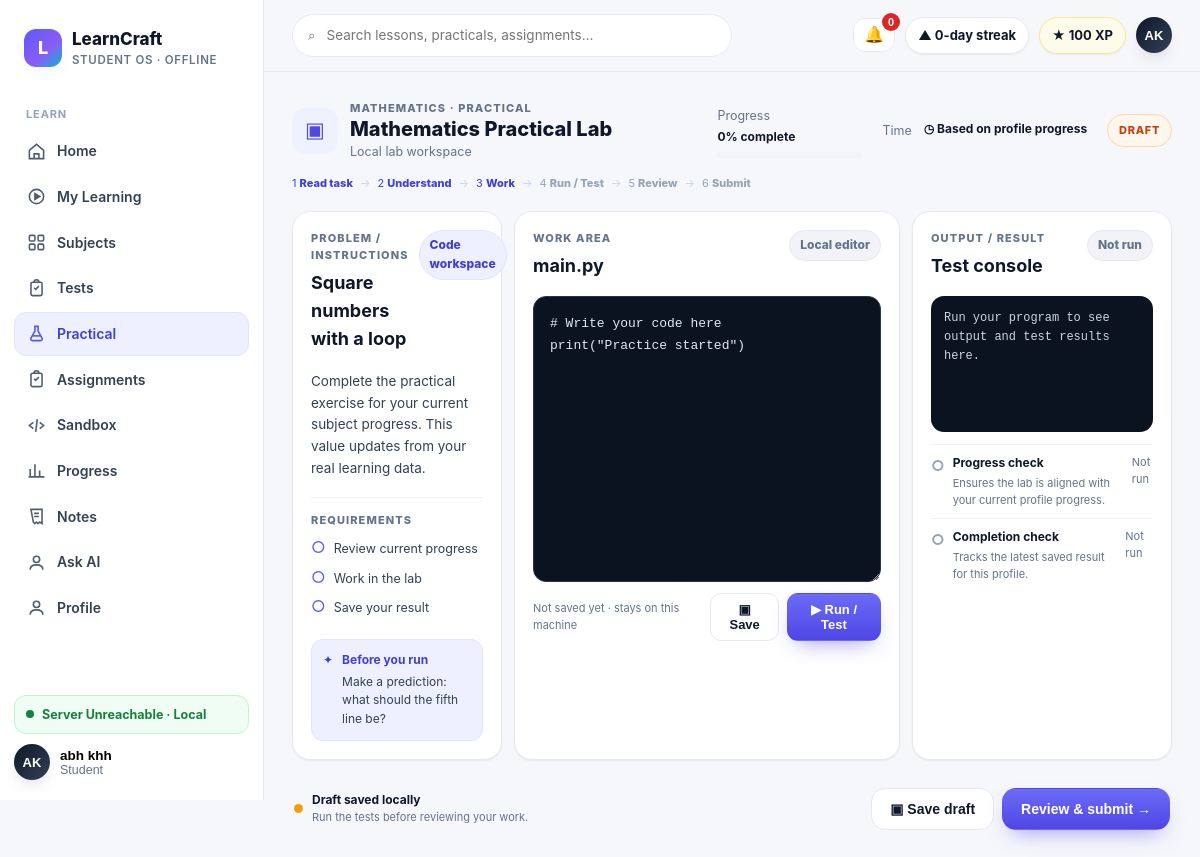
/practical (signed in), run on the app's committed database.
### tables this page shows
CREATE TABLE users (
            id INTEGER PRIMARY KEY AUTOINCREMENT,
            name TEXT NOT NULL,
            email TEXT NOT NULL UNIQUE,
            password_hash TEXT NOT NULL,
            role TEXT NOT NULL DEFAULT 'STUDENT',
            avatar TEXT,
            bio TEXT,
            created_at TIMESTAMP NOT NULL DEFAULT CURRENT_TIMESTAMP,
            updated_at TIMESTAMP NOT NULL DEFAULT CURRENT_TIMESTAMP
        );

CREATE TABLE academic_subjects (
            subject_id TEXT PRIMARY KEY,
            board TEXT NOT NULL,
            class_level TEXT NOT NULL,
            academic_year TEXT NOT NULL,
            slug TEXT NOT NULL,
            name TEXT NOT NULL,
            description TEXT NOT NULL DEFAULT '',
            source_version TEXT NOT NULL,
            UNIQUE(board, class_level, academic_year, slug)
        );

### app/main.py (the view)
@app.route("/practical")
@require_auth
def practical():
    user = current_user()
    subjects = student_subjects(user["id"])
    subject = next((item for item in subjects if item["progress"] > 0), subjects[0]) if subjects else {
        "name": "Practice",
        "slug": "physics",
        "bg": "#FFF7ED",
        "color": "#EA580C",
        "progress": 0,
        "current_chapter": "Start your first practical"
    }
    workspace = {
        "subject": subject["name"],
        "subject_bg": subject["bg"],
        "subject_color": subject["color"],
        "title": f"{subject['name']} Practical Lab",
        "environment": "Local lab workspace",
        "step": f"{subject['progress']}% complete",
        "progress": subject["progress"],
        "time": "Based on profile progress",
        "mode": "code",
        "instructions": "Complete the practical exercise for your current subject progress. This value updates from your real learning data.",
        "requirements": ["Review current progress", "Work in the lab", "Save your result"],
        "starter_code": "# Write your code here\nprint(\"Practice started\")\n",
        "tests": [
            {"id": "p1", "name": "Progress check", "detail": "Ensures the lab is aligned with your current profile progress."},
            {"id": "p2", "name": "Completion check", "detail": "Tracks the latest saved result for this profile."},
        ],
    }
    return render_template("pages/practical.html", title="Practical",
                           practicals=[{"title": workspace["title"], "subject": subject["name"], "status": "In progress", "progress": subject["progress"], "href": "/practical"}],
                           workspace=workspace,
                           **shell_ctx("practical", user))

### app/database/connection.py (called while the page is built)
def resolve_db_path():
    configured = os.environ.get("LEARNCRAFT_DB_PATH")
    if configured:
        return Path(configured)
    return DATA_DIR / "learncraft.db"

def get_connection():
    db_path = resolve_db_path()
    db_path.parent.mkdir(parents=True, exist_ok=True)
    connection = sqlite3.connect(db_path)
    connection.row_factory = sqlite3.Row
    return connection

def _row_to_dict(row):
    return dict(row) if row else None

def get_user_by_id(user_id):
    connection = get_connection()
    user = connection.execute("SELECT * FROM users WHERE id = ?", (int(user_id),)).fetchone()
    connection.close()
    return _row_to_dict(user)

def user_payload(user):
    if not user:
        return None
    user_data = dict(user)
    user_data.pop("password_hash", None)
    return user_data

def get_user_progress(user_id):
    connection = get_connection()
    rows = connection.execute(
        "SELECT * FROM learning_progress WHERE user_id = ? ORDER BY updated_at DESC",
        (int(user_id),),
    ).fetchall()
    connection.close()
    return [dict(row) for row in rows]

### app/main.py (called while the page is built, shortened)
def current_user():
    user_id = session.get("user_id")
    if not user_id:
        return None
    return user_payload(get_user_by_id(user_id))

def is_teacher_user(user=None):
    return bool(user) and user.get("role") in {"TEACHER", "ADMIN"}

def require_auth(view):
    @wraps(view)
    def wrapped(*args, **kwargs):
        user = current_user()
        return view(*args, **kwargs)
    return wrapped

def build_student_profile(user=None):
    profile = {"name": "Student", "roll_no": "Student", "avatar": "LC", "level": 1,
               "xp": 0, "streak_days": 0, "overall_progress": 0, "rank": None}
    if user is None:
        return profile
    rows = get_user_progress(user["id"])
    completed = sum(row["status"] == "completed" for row in rows)
    overall = round(sum(row["percent_complete"] for row in rows) / len(rows)) if rows else 0
    profile.update({"name": user.get("name") or "Student", "avatar": (user.get("avatar") or "LC").upper(),
                   "roll_no": user.get("roll_no") or "Student", "xp": completed * 100,
                   "overall_progress": overall, "level": 1 + completed // 5})
    return profile

### app/services/content_catalog.py (called while the page is built)
def _read_feature(filename: str) -> dict:
    path = FEATURES_DIR / filename
    if not path.exists():
        return {"subjects": []}
    return _read_json(path)

def list_class9_subjects() -> list[dict]:
    return _read_feature("class9_curriculum.json").get("subjects", [])

### frontend/templates/pages/practical.html (shortened to what this page needs)
{% extends "base.html" %}
{% block content %}
<div class="workspace-topbar">
  <div class="workspace-context"><div class="workspace-subject" style="background:{{ workspace.subject_bg }};color:{{ workspace.subject_color }}">▣</div><div><div class="eyebrow">{{ workspace.subject }} · Practical</div><div class="workspace-title">{{ workspace.title }}</div><div class="caption">{{ workspace.environment }}</div></div></div>
  <div class="workspace-meta"><div><span class="caption">Progress</span><strong>{{ workspace.step }}</strong><div class="pbar"><i style="width:{{ workspace.progress }}%"></i></div></div><div class="workspace-time"><span class="caption">Time</span><strong>◷ {{ workspace.time }}</strong></div><span class="state-pill draft" id="practicalState">DRAFT</span></div>
</div>
<div class="workspace-steps"><span class="active">1 <b>Read task</b></span><span class="active">2 <b>Understand</b></span><span class="active">3 <b>Work</b></span><span>4 <b>Run / Test</b></span><span>5 <b>Review</b></span><span>6 <b>Submit</b></span></div>
<div class="practical-workspace" data-mode="{{ workspace.mode }}">
  <section class="workspace-panel task-panel"><div class="panel-heading"><div><div class="eyebrow">Problem / instructions</div><div class="h2" style="margin-top:5px">Square numbers with a loop</div></div><span class="badge info">{{ workspace.mode|capitalize }} workspace</span></div><p class="task-copy">{{ workspace.instructions }}</p><div class="requirements"><div class="eyebrow">Requirements</div>{% for item in workspace.requirements %}<div class="requirement"><span>○</span>{{ item }}</div>{% endfor %}</div><div class="tip-box"><span>✦</span><div><b>Before you run</b><p>Make a prediction: what should the fifth line be?</p></div></div></section>
  <section class="workspace-panel editor-panel"><div class="panel-heading"><div><div class="eyebrow">Work area</div><div class="h2" style="margin-top:5px">main.py</div></div><span class="badge muted">Local editor</span></div><textarea id="practicalCode" class="practical-editor" spellcheck="false" aria-label="Python code editor">{{ workspace.starter_code }}</textarea><div class="editor-actions"><span class="caption" id="saveInfo">Not saved yet · stays on this machine</span><button class="btn btn-secondary btn-sm" onclick="savePractical()">▣ Save</button><button class="btn btn-primary btn-sm" onclick="runPractical()">▶ Run / Test</button></div></section>
  <section class="workspace-panel result-panel"><div class="panel-heading"><div><div class="eyebrow">Output / result</div><div class="h2" style="margin-top:5px">Test console</div></div><span class="badge muted" id="testSummary">Not run</span></div><div class="console-output" id="practicalOutput">Run your program to see output and test results here.</div><div class="test-list">{% for test in workspace.tests %}<div class="test-row" id="test-{{ test.id }}"><span class="test-icon">○</span><div><b>{{ test.name }}</b><small>{{ test.detail }}</small></div><span class="test-status">Not run</span></div>{% endfor %}</div></section>
</div>
<div class="workspace-footer"><div class="draft-note"><span class="state-dot"></span><div><b id="footerState">Draft saved locally</b><small id="footerDetail">Run the tests before reviewing your work.</small></div></div><div class="workspace-actions"><button class="btn btn-secondary" onclick="savePractical()">▣ Save draft</button><button class="btn btn-primary" onclick="openPracticalReview()">Review &amp; submit →</button></div></div>
{% endblock %}

### frontend/templates/base.html (shortened to what this page needs)
<!DOCTYPE html>
<html lang="en">
<head>
<link rel="stylesheet" href="/static/css/design-system.css">
</head>
<body>
{% from "components.html" import icon %}
<div class="shell">
  <aside class="sidebar" id="sidebar">
    <div class="brand"><div class="brand-mark">L</div><div><div class="brand-name">LearnCraft</div><div class="brand-sub">Student OS · Offline</div></div></div>
    <nav class="nav">
      <div class="nav-label">Learn</div>
      {% for item in nav %}
      <a class="nav-item {% if active == item.slug %}active{% endif %}" href="{{ item.href }}">{{ icon(item.icon) }}{{ item.label }}
      </a>
      {% endfor %}
    </nav>
    <div class="side-foot">
      <div class="offline-pill" data-network-pill><span class="dot pulse"></span><span>Offline Mode · Local</span></div>
      <div class="profile-menu-wrap sidebar-profile-wrap">
        <button class="mini-profile profile-trigger" type="button" aria-expanded="false" aria-controls="sidebarProfileMenu">
          <div class="avatar">{{ student.avatar }}</div>
          <div><div style="font-weight:800;font-size:13.5px">{{ student.name }}</div><div class="caption">{{ student.roll_no }}</div></div>
        </button>
      </div>
    </div>
  </aside>
  <div class="main">
    <div class="topbar">
      <div class="search">⌕ <input id="globalSearch" placeholder="Search lessons, practicals, assignments…" oninput="filterCards(this.value)"></div>
      <div class="top-actions">
        {% if not is_teacher %}
        <div class="notif-wrap">
          <button class="notif-btn" id="notifBell" type="button" aria-expanded="false" aria-controls="notifMenu" aria-label="Notifications">🔔<span class="notif-count" id="notifCount" hidden>0</span></button>
        </div>
        {% endif %}
        <span class="pill">▲ {{ student.streak_days }}-day streak</span>
        <span class="pill xp">★ {{ student.xp }} XP</span>
        <div class="profile-menu-wrap top-profile-wrap">
          <button class="profile-trigger top-profile-trigger" type="button" aria-expanded="false" aria-controls="topProfileMenu">
            <div class="avatar">{{ student.avatar }}</div>
          </button>
        </div>
      </div>
    </div>
    <div class="content">{% block content %}{% endblock %}</div>
  </div>
</div>
</body>
</html>

### frontend/templates/base.html (style rules this page uses)
.notif-wrap { position:relative }
.notif-btn { position:relative;border:1px solid var(--line);background:var(--surface);border-radius:12px;padding:8px 10px;font-size:16px;cursor:pointer;line-height:1 }
.notif-count { position:absolute;top:-6px;right:-6px;min-width:18px;height:18px;border-radius:999px;background:#DC2626;color:#fff;font-size:11px;font-weight:800;display:grid;place-items:center;padding:0 4px }

### data on the page
users: avatar "AK", name "abh khh", roll_no "Student"
academic_subjects: subject "MATHEMATICS"

### other printed values
{{ item.label }} "Home" "My Learning" "Subjects" "Tests" "Practical" "Assignments" "Sandbox" "Progress" "Notes" "Ask AI" "Profile"
{{ student.streak_days }} "0"
{{ student.xp }} "100"
{{ workspace.title }} "Mathematics Practical Lab"
{{ workspace.environment }} "Local lab workspace"
{{ workspace.step }} "0% complete"
{{ workspace.time }} "Based on profile progress"
{{ workspace.mode|capitalize }} "Code"
{{ workspace.instructions }} "Complete the practical exercise for your current subject progress. This value updates from your real learning data."
{{ item }} "Review current progress" "Work in the lab" "Save your result"
{{ test.name }} "Progress check" "Completion check"
{{ test.detail }} "Ensures the lab is aligned with your current profile progress." "Tracks the latest saved result for this profile."
